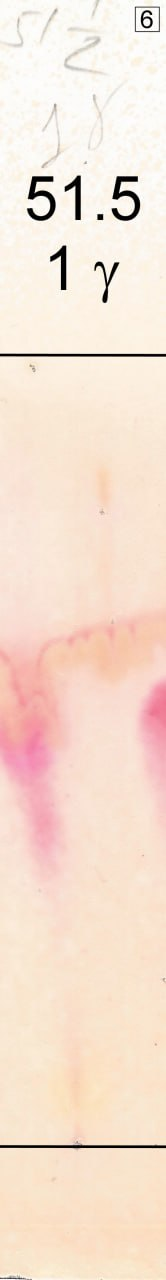
#> input picture thin-layer-chromatography-segmentation/training-images/images/1.jpeg, 166 x 1280 px; its folder holds only this picture in this run
$ python initial-script.py   (older library calls are emulated)
#> lines starting #> are read from the running program, lines starting #| are printed output that depends on the picture; after the words box and inside, x2 and y2 are one past the last pixel; in counts of white or black regions, pixels touching at a corner belong together
import os

import cv2
import matplotlib.pyplot as plt
import numpy as np
import tensorflow as tf
from tensorflow.keras import layers
import inspect


# Define the UNet model
def unet(input_shape):
    inputs = tf.keras.Input(shape=input_shape)

    # Encoder
    conv1 = layers.Conv2D(64, 3, activation='relu', padding='same')(inputs)
    conv1 = layers.Conv2D(64, 3, activation='relu', padding='same')(conv1)
    pool1 = layers.MaxPooling2D(pool_size=(2, 2))(conv1)

    conv2 = layers.Conv2D(128, 3, activation='relu', padding='same')(pool1)
    conv2 = layers.Conv2D(128, 3, activation='relu', padding='same')(conv2)
    pool2 = layers.MaxPooling2D(pool_size=(2, 2))(conv2)

    # Decoder
    conv3 = layers.Conv2D(256, 3, activation='relu', padding='same')(pool2)
    conv3 = layers.Conv2D(256, 3, activation='relu', padding='same')(conv3)
    up1 = layers.UpSampling2D(size=(2, 2))(conv3)

    conv4 = layers.Conv2D(128, 3, activation='relu', padding='same')(up1)
    conv4 = layers.Conv2D(128, 3, activation='relu', padding='same')(conv4)
    up2 = layers.UpSampling2D(size=(2, 2))(conv4)

    # Output
    outputs = layers.Conv2D(1, 1, activation='sigmoid')(up2)

    model = tf.keras.Model(inputs=inputs, outputs=outputs)
    return model


def preprocess_image(image_path, target_size=(224, 224)):
    # Read the image
#> called with image_path = 'training-images/images/1.jpeg', target_size = (224, 224)
    image = cv2.imread(image_path)
#> image is the input picture: shape (1280, 166, 3); mean B, G, R 210.1, 225, 245.8
    # [7 lines of commented-out code are left out]
    hls_image = cv2.cvtColor(image, cv2.COLOR_BGR2HLS)
#> hls_image: shape (1280, 166, 3); mean of channels 0, 1, 2 21.4, 227.9, 186.9

    # plt.imshow(hls_image)
    # plt.title('1 - HLS Image')
    # plt.show()

    # 2) Increase colours saturation by 50%
    hls_image[:, :, 2] = np.clip(hls_image[:, :, 2] * 1.5, 0, 255)
#> hls_image: shape (1280, 166, 3); mean of channels 0, 1, 2 21.4, 227.9, 240.3

    # plt.imshow(hls_image)
    # plt.title('2 - Increased Saturation')
    # plt.show()

    # 3) Make colors inversion
    inverted_img = cv2.bitwise_not(hls_image)
#> inverted_img: shape (1280, 166, 3); mean of channels 0, 1, 2 233.6, 27.1, 14.7

    # plt.imshow(inverted_img)
    # plt.title('3 - Inverted Image')
    # plt.show()

    # 4) Convert images into gray scale
    gray_img = cv2.cvtColor(inverted_img, cv2.COLOR_BGR2GRAY)
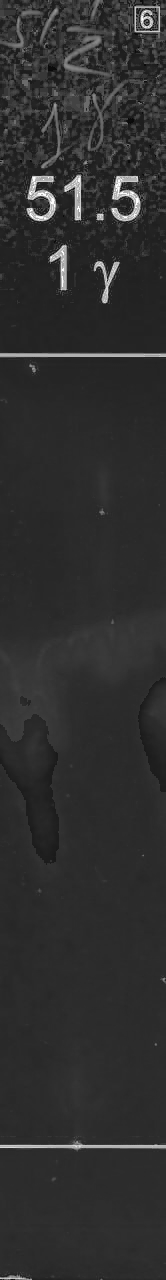
#> gray_img: shape (1280, 166); min 10, max 255, mean 46.9

    # plt.imshow(gray_img, cmap='gray')
    # plt.title('4 - Grayscale Image')
    # plt.show()

    # 5) Increase contrast (using equalizeHist for demonstration)
    contrast_img = cv2.equalizeHist(gray_img)
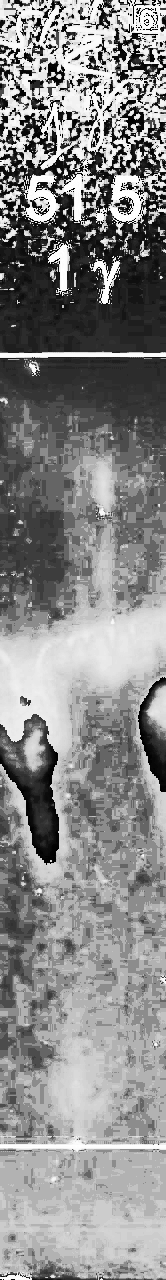
#> contrast_img: shape (1280, 166); min 0, max 255, mean 136.6

    # plt.imshow(contrast_img, cmap='gray')
    # plt.title('5 - Contrast Enhanced Image')
    # plt.show()

    # 6) Decrease noise level using median filter
    median_img = cv2.medianBlur(contrast_img, 5)
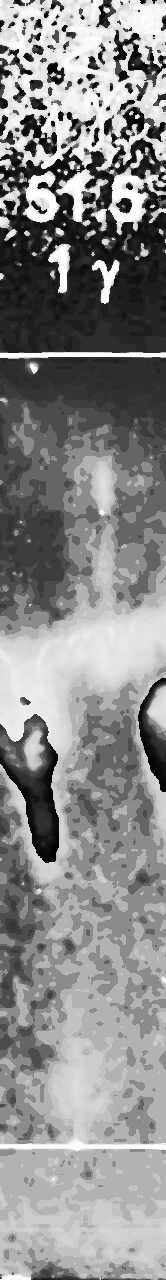
#> median_img: shape (1280, 166); min 0, max 255, mean 137.9

    # [12 lines of commented-out code are left out]
    _, thresholded_img = cv2.threshold(median_img, 0.2 * 255, 255, cv2.THRESH_BINARY)
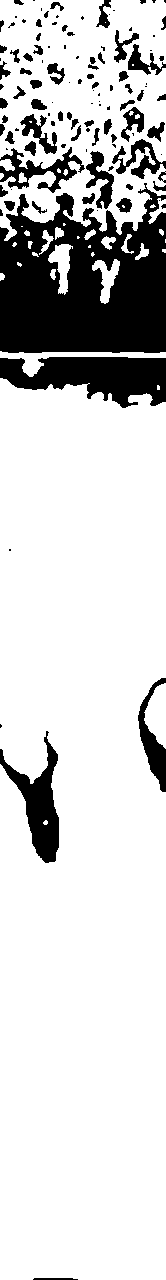
#> thresholded_img: shape (1280, 166); 82% white; 118 black regions (53 under 20 px), largest, box (x1, y1, x2, y2) and area: (0, 183, 166, 353) 20555, (0, 357, 166, 408) 5461, (0, 731, 59, 863) 2903

    # plt.imshow(thresholded_img, cmap='gray')
    # plt.title('7 -Thresholded Image')
    # plt.show()

    # 8)  Invert colors
    inverted_thresholded_img = cv2.bitwise_not(thresholded_img)

    plt.imshow(inverted_thresholded_img, cmap='gray')
    plt.title('8 - Inverted Thresholded Image')
    plt.show()

    return inverted_thresholded_img


def preprocess_label(label_path, target_size=(224, 224)):
    # Read the label image
    label = cv2.imread(label_path, cv2.IMREAD_GRAYSCALE)

    # Resize the label
    # label = cv2.resize(label, target_size, interpolation=cv2.INTER_NEAREST)

    # Encode labels if necessary

    return label


# Load and preprocess data
def load_data(data_dir):
    images = []
    labels = []

    # Create labels directory if it does not exist
    labels_dir = os.path.join(data_dir, 'labels')
    os.makedirs(labels_dir, exist_ok=True)

    # Create processed images directory
    processed_dir = os.path.join(data_dir, 'processed')
    os.makedirs(processed_dir, exist_ok=True)

    # Iterate through the images directory
    for filename in os.listdir(os.path.join(data_dir, 'images')):
        # Load and preprocess image
        image_path = os.path.join(data_dir, 'images', filename)
        image = preprocess_image(image_path)
        images.append(image)

        processed_path = os.path.join(data_dir, 'processed', filename)
        cv2.imwrite(processed_path, image)

        # Load and preprocess corresponding label
        label_filename = filename.replace('.jpeg', '_label.png')
        label = cv2.imread(image_path, cv2.IMREAD_GRAYSCALE)
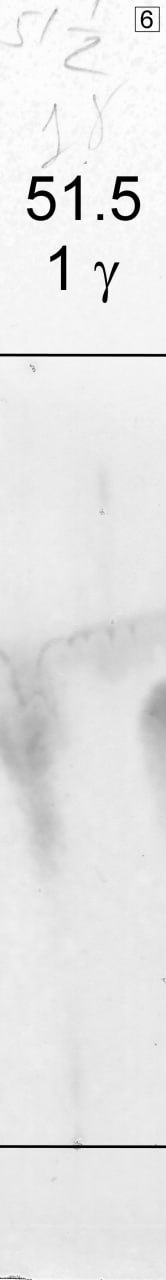
#> label: shape (1280, 166); min 0, max 255, mean 229.5

        label_path = os.path.join(data_dir, 'labels', label_filename)
        cv2.imwrite(label_path, label)

        if label is None:
            print(f"preprocess_image at script line {inspect.currentframe().f_lineno}")
            print(f"Failed to read label image: {label_path}")
            print(label)
            continue

        label = preprocess_label(label_path)  # Preprocess as needed
        labels.append(label)

    images = np.stack(images, axis=0)
    images = np.expand_dims(images, axis=-1)  # Add an extra dimension for the channel
    labels = np.stack(labels, axis=0)

    return images, labels


# Train the model
def train_model(images, labels):
    labels = np.expand_dims(labels, axis=-1)
    input_shape = images[0].shape
#> input_shape = (1280, 166, 1)

    model = unet(input_shape)
    model.compile(optimizer='adam', loss='binary_crossentropy', metrics=['accuracy'])
    model.fit(images, labels, batch_size=4, epochs=10, validation_split=0.2)

    return model


# Perform prediction
def predict(model, image):
    prediction = model.predict(np.expand_dims(image, axis=0))
    return prediction[0]


# Example usage
def main():
    images, labels = load_data('training-images')
    model = train_model(images, labels)

    # Example prediction
    prediction = predict(model, images[0])

    # Visualize the results
    plt.figure(figsize=(10, 5))
    plt.subplot(1, 2, 1)
    plt.title('Original Image')
    plt.imshow(images[0], cmap='gray')
    plt.subplot(1, 2, 2)
    plt.title('Predicted Mask')
    plt.imshow(prediction, cmap='gray')
    plt.show()


if __name__ == "__main__":
    main()
#> (the call stopped at in unet, `inputs = tf.keras.Input(shape=input_shape)`: tensorflow is not available in this run)

$ run again, on thin-layer-chromatography-segmentation/training-images/images/13.jpeg
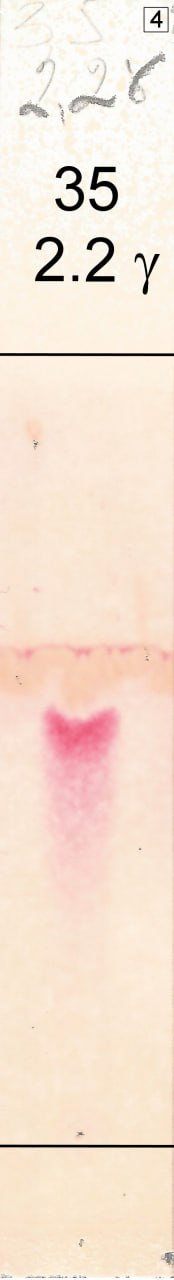
#> input picture thin-layer-chromatography-segmentation/training-images/images/13.jpeg, 174 x 1280 px
#> in preprocess_image, image is the input picture: shape (1280, 174, 3); mean B, G, R 211.7, 226.7, 245.5
#> inverted_img: shape (1280, 174, 3); mean of channels 0, 1, 2 233.9, 26.4, 15.2
#> in preprocess_image, `_, thresholded_img = cv2.threshold(median_img, 0.2 * 255, 255, cv2.THR..`:
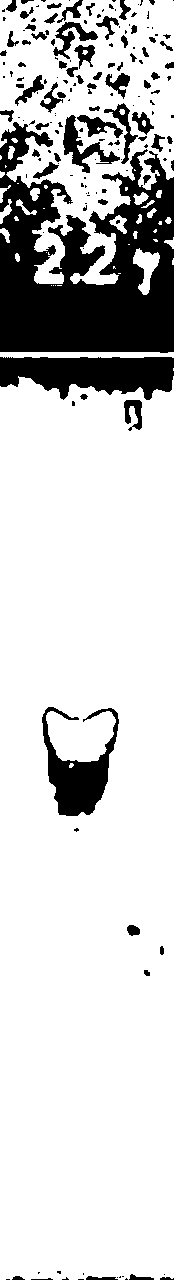
#> thresholded_img: shape (1280, 174); 81.4% white; 170 black regions (99 under 20 px), largest, box (x1, y1, x2, y2) and area: (0, 122, 174, 353) 24678, (0, 357, 174, 400) 5414, (42, 707, 119, 816) 3490
#> in load_data, `label = cv2.imread(image_path, cv2.IMREAD_GRAYSCALE)`:
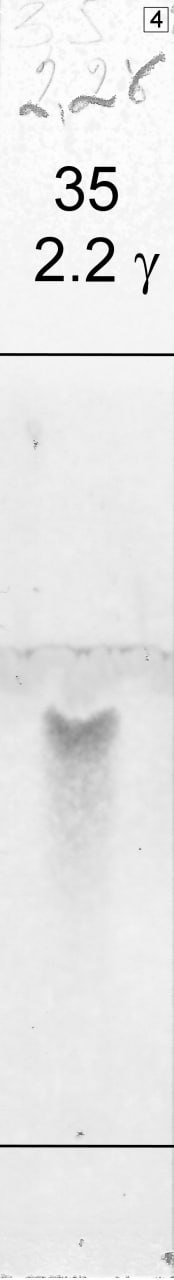
#> label: shape (1280, 174); min 0, max 255, mean 230.6

$ run again, on thin-layer-chromatography-segmentation/training-images/images/14.jpeg
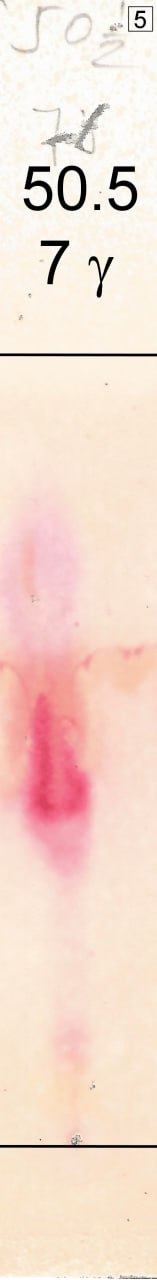
#> input picture thin-layer-chromatography-segmentation/training-images/images/14.jpeg, 157 x 1280 px
#> in preprocess_image, image is the input picture: shape (1280, 157, 3); mean B, G, R 207.7, 220, 244.7
#> inverted_img: shape (1280, 157, 3); mean of channels 0, 1, 2 225.8, 29.1, 15.4
#> in preprocess_image, `_, thresholded_img = cv2.threshold(median_img, 0.2 * 255, 255, cv2.THR..`:
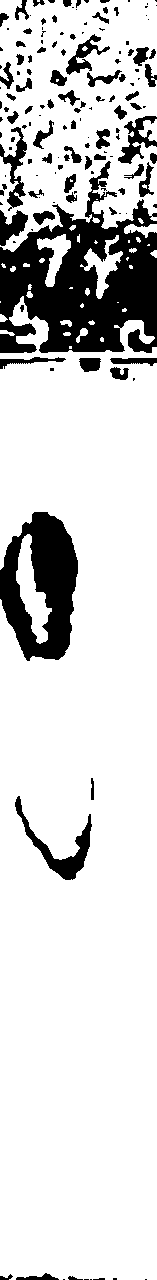
#> thresholded_img: shape (1280, 157); 83.3% white; 151 black regions (75 under 20 px), largest, box (x1, y1, x2, y2) and area: (0, 161, 157, 353) 16448, (0, 512, 78, 661) 7060, (15, 796, 92, 880) 1424
#> in load_data, `label = cv2.imread(image_path, cv2.IMREAD_GRAYSCALE)`:
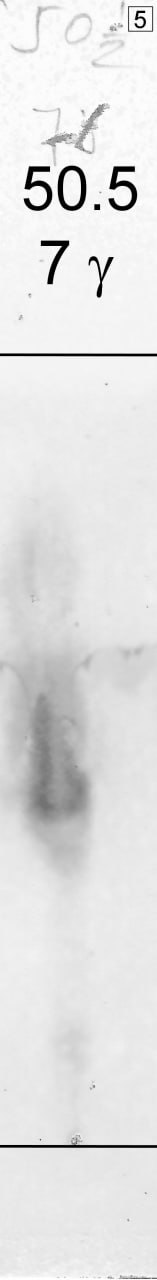
#> label: shape (1280, 157); min 0, max 255, mean 226

$ run again, on thin-layer-chromatography-segmentation/training-images/images/15.jpeg
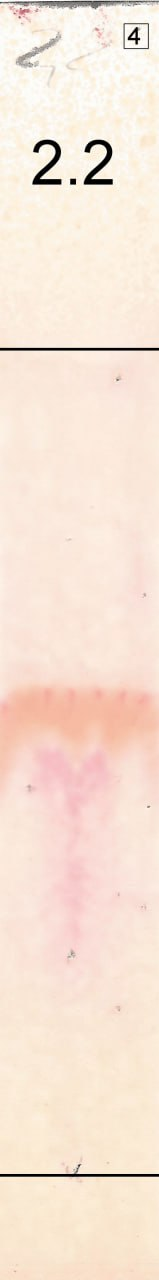
#> input picture thin-layer-chromatography-segmentation/training-images/images/15.jpeg, 159 x 1280 px
#> in preprocess_image, image is the input picture: shape (1280, 159, 3); mean B, G, R 213.5, 227.6, 246.9
#> inverted_img: shape (1280, 159, 3); mean of channels 0, 1, 2 238.7, 24.6, 7.2
#> in preprocess_image, `_, thresholded_img = cv2.threshold(median_img, 0.2 * 255, 255, cv2.THR..`:
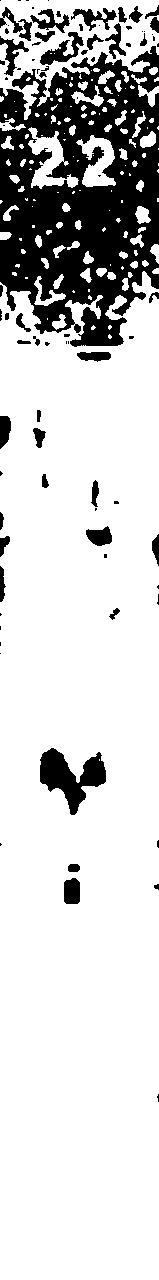
#> thresholded_img: shape (1280, 159); 80.8% white; 86 black regions (45 under 20 px), largest, box (x1, y1, x2, y2) and area: (0, 46, 159, 347) 30934, (40, 748, 106, 815) 2138, (40, 32, 84, 65) 561
#> in load_data, `label = cv2.imread(image_path, cv2.IMREAD_GRAYSCALE)`:
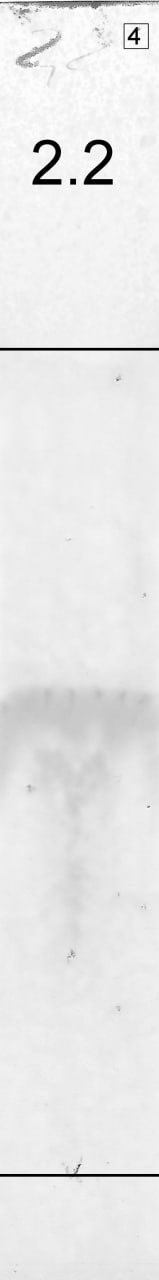
#> label: shape (1280, 159); min 0, max 255, mean 231.8
